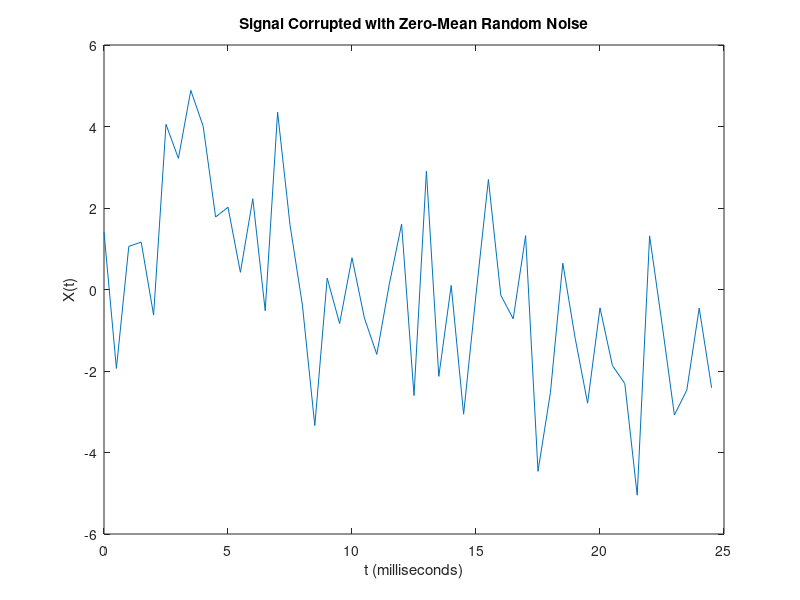
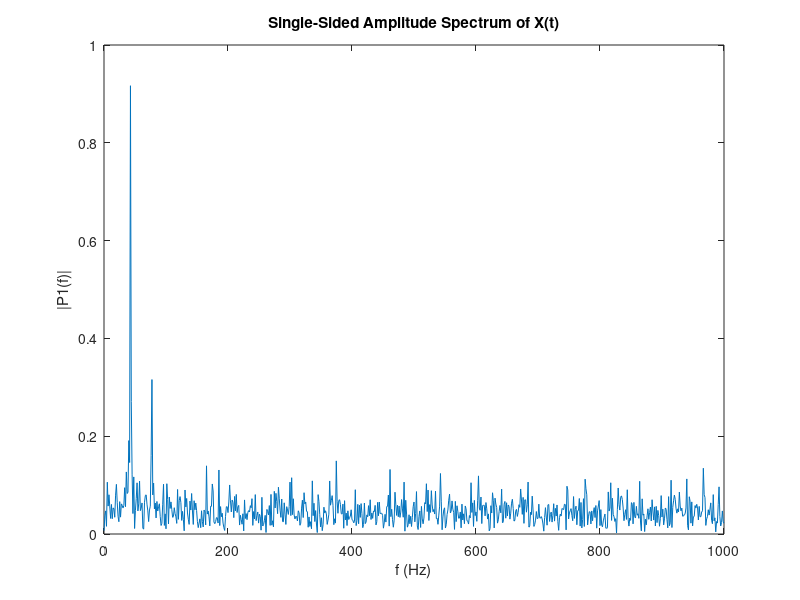

Source code (MATLAB) for these figures, in order:
clear all;
close all;

Fs = 2000;            % Sampling frequency                    
T = 1/Fs;             % Sampling period       
L = 1500;             % Length of signal
t = (0:L-1)*T;        % Time vector

% TODO: Form a signal containing a 77 Hz sinusoid of amplitude 0.7 and a 43Hz sinusoid of amplitude 2.
S = 0.7*sin(2*pi*77*t) + 2*sin(2*pi*43*t);

% Corrupt the signal with noise 
X = S + 2*randn(size(t));

% Plot the noisy signal in the time domain. It is difficult to identify the frequency components by looking at the signal X(t). 
figure(1)
plot(1000*t(1:50) ,X(1:50))
title('Signal Corrupted with Zero-Mean Random Noise')
xlabel('t (milliseconds)')
ylabel('X(t)')

% TODO : Compute the Fourier transform of the signal. 
Y = fft (X);
% TODO : Compute the two-sided spectrum P2. Then compute the single-sided spectrum P1 based on P2 and the even-valued signal length L.
P2 = abs(Y/L);
P1 = P2(1:L/2+1);

% Plotting
figure(2)
f = Fs*(0:(L/2))/L;
plot(f,P1) 
title('Single-Sided Amplitude Spectrum of X(t)')
xlabel('f (Hz)')
ylabel('|P1(f)|')